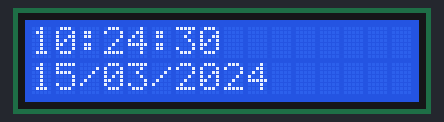
Bench run of a sketch on a simulated Arduino Uno, built with avr-gcc and run on an emulated ATmega328P. On the bench: 16×2 character LCD. The local clock reads 2024-03-15 10:24:30 at power-on unless the sketch sets it.

Above: at 0.1 s.
At 4.1 s:
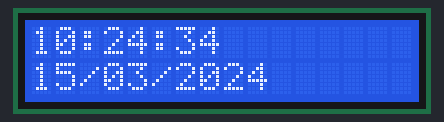
At 9.1 s:
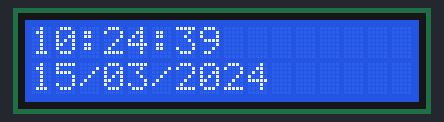
At 19.1 s:
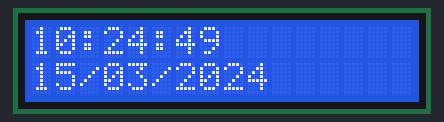
At 29.1 s:
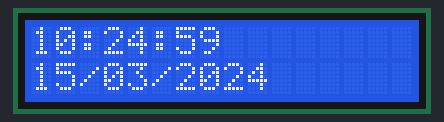
At 39.1 s:
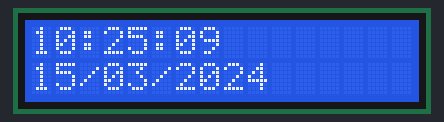

Measured:
- what the display in image 1 shows lasts 1.0 s, from 4.0 s to 5.0 s

The sketch:

lcd_clock.ino
```cpp
// (licence header left out)
// contributed by @mariusster, see http://forum.jeelabs.net/comment/1902

#include <Wire.h>
#include <RTClib.h>
#include <LiquidCrystal.h>

RTC_PCF8563 RTC;

LiquidCrystal lcd(12, 11, 5, 4, 3, 2);

int myHo;
int myMi;
int mySe;
int myDa;
int myMo;
int myYe;

void setup ()
{
//    Serial.begin(57600);
    Wire.begin();
    RTC.begin();
    lcd.begin(16, 2);
//    RTC.adjust(DateTime(__DATE__, __TIME__));
}

void loop ()
{
    DateTime now = RTC.now();
    lcd.setCursor(0, 0);
    myHo = now.hour();
    myMi = now.minute();
    mySe = now.second();
    myDa = now.day();
    myMo = now.month();
    myYe = now.year();
    if (myHo < 10)
      lcd.print('0');
    lcd.print(myHo);
    lcd.print(':');
    if (myMi < 10)
      lcd.print('0');
    lcd.print(myMi);
    lcd.print(':');
    if (mySe < 10)
      lcd.print('0');
    lcd.print(mySe);
    lcd.setCursor(0, 1);
    if (myDa < 10)
      lcd.print('0');
    lcd.print(myDa);
    lcd.print('/');
    if (myMo < 10)
      lcd.print('0');
    lcd.print(myMo);
    lcd.print('/');
    lcd.print(myYe);
/*
    Serial.print(now.year(), DEC);
    Serial.print('/');
    Serial.print(now.month(), DEC);
    Serial.print('/');
    Serial.print(now.day(), DEC);
    Serial.print(' ');
    Serial.print(now.hour(), DEC);
    Serial.print(':');
    Serial.print(now.minute(), DEC);
    Serial.print(':');
    Serial.print(now.second(), DEC);
    Serial.println();
    */
    //delay(1000);
}
```
